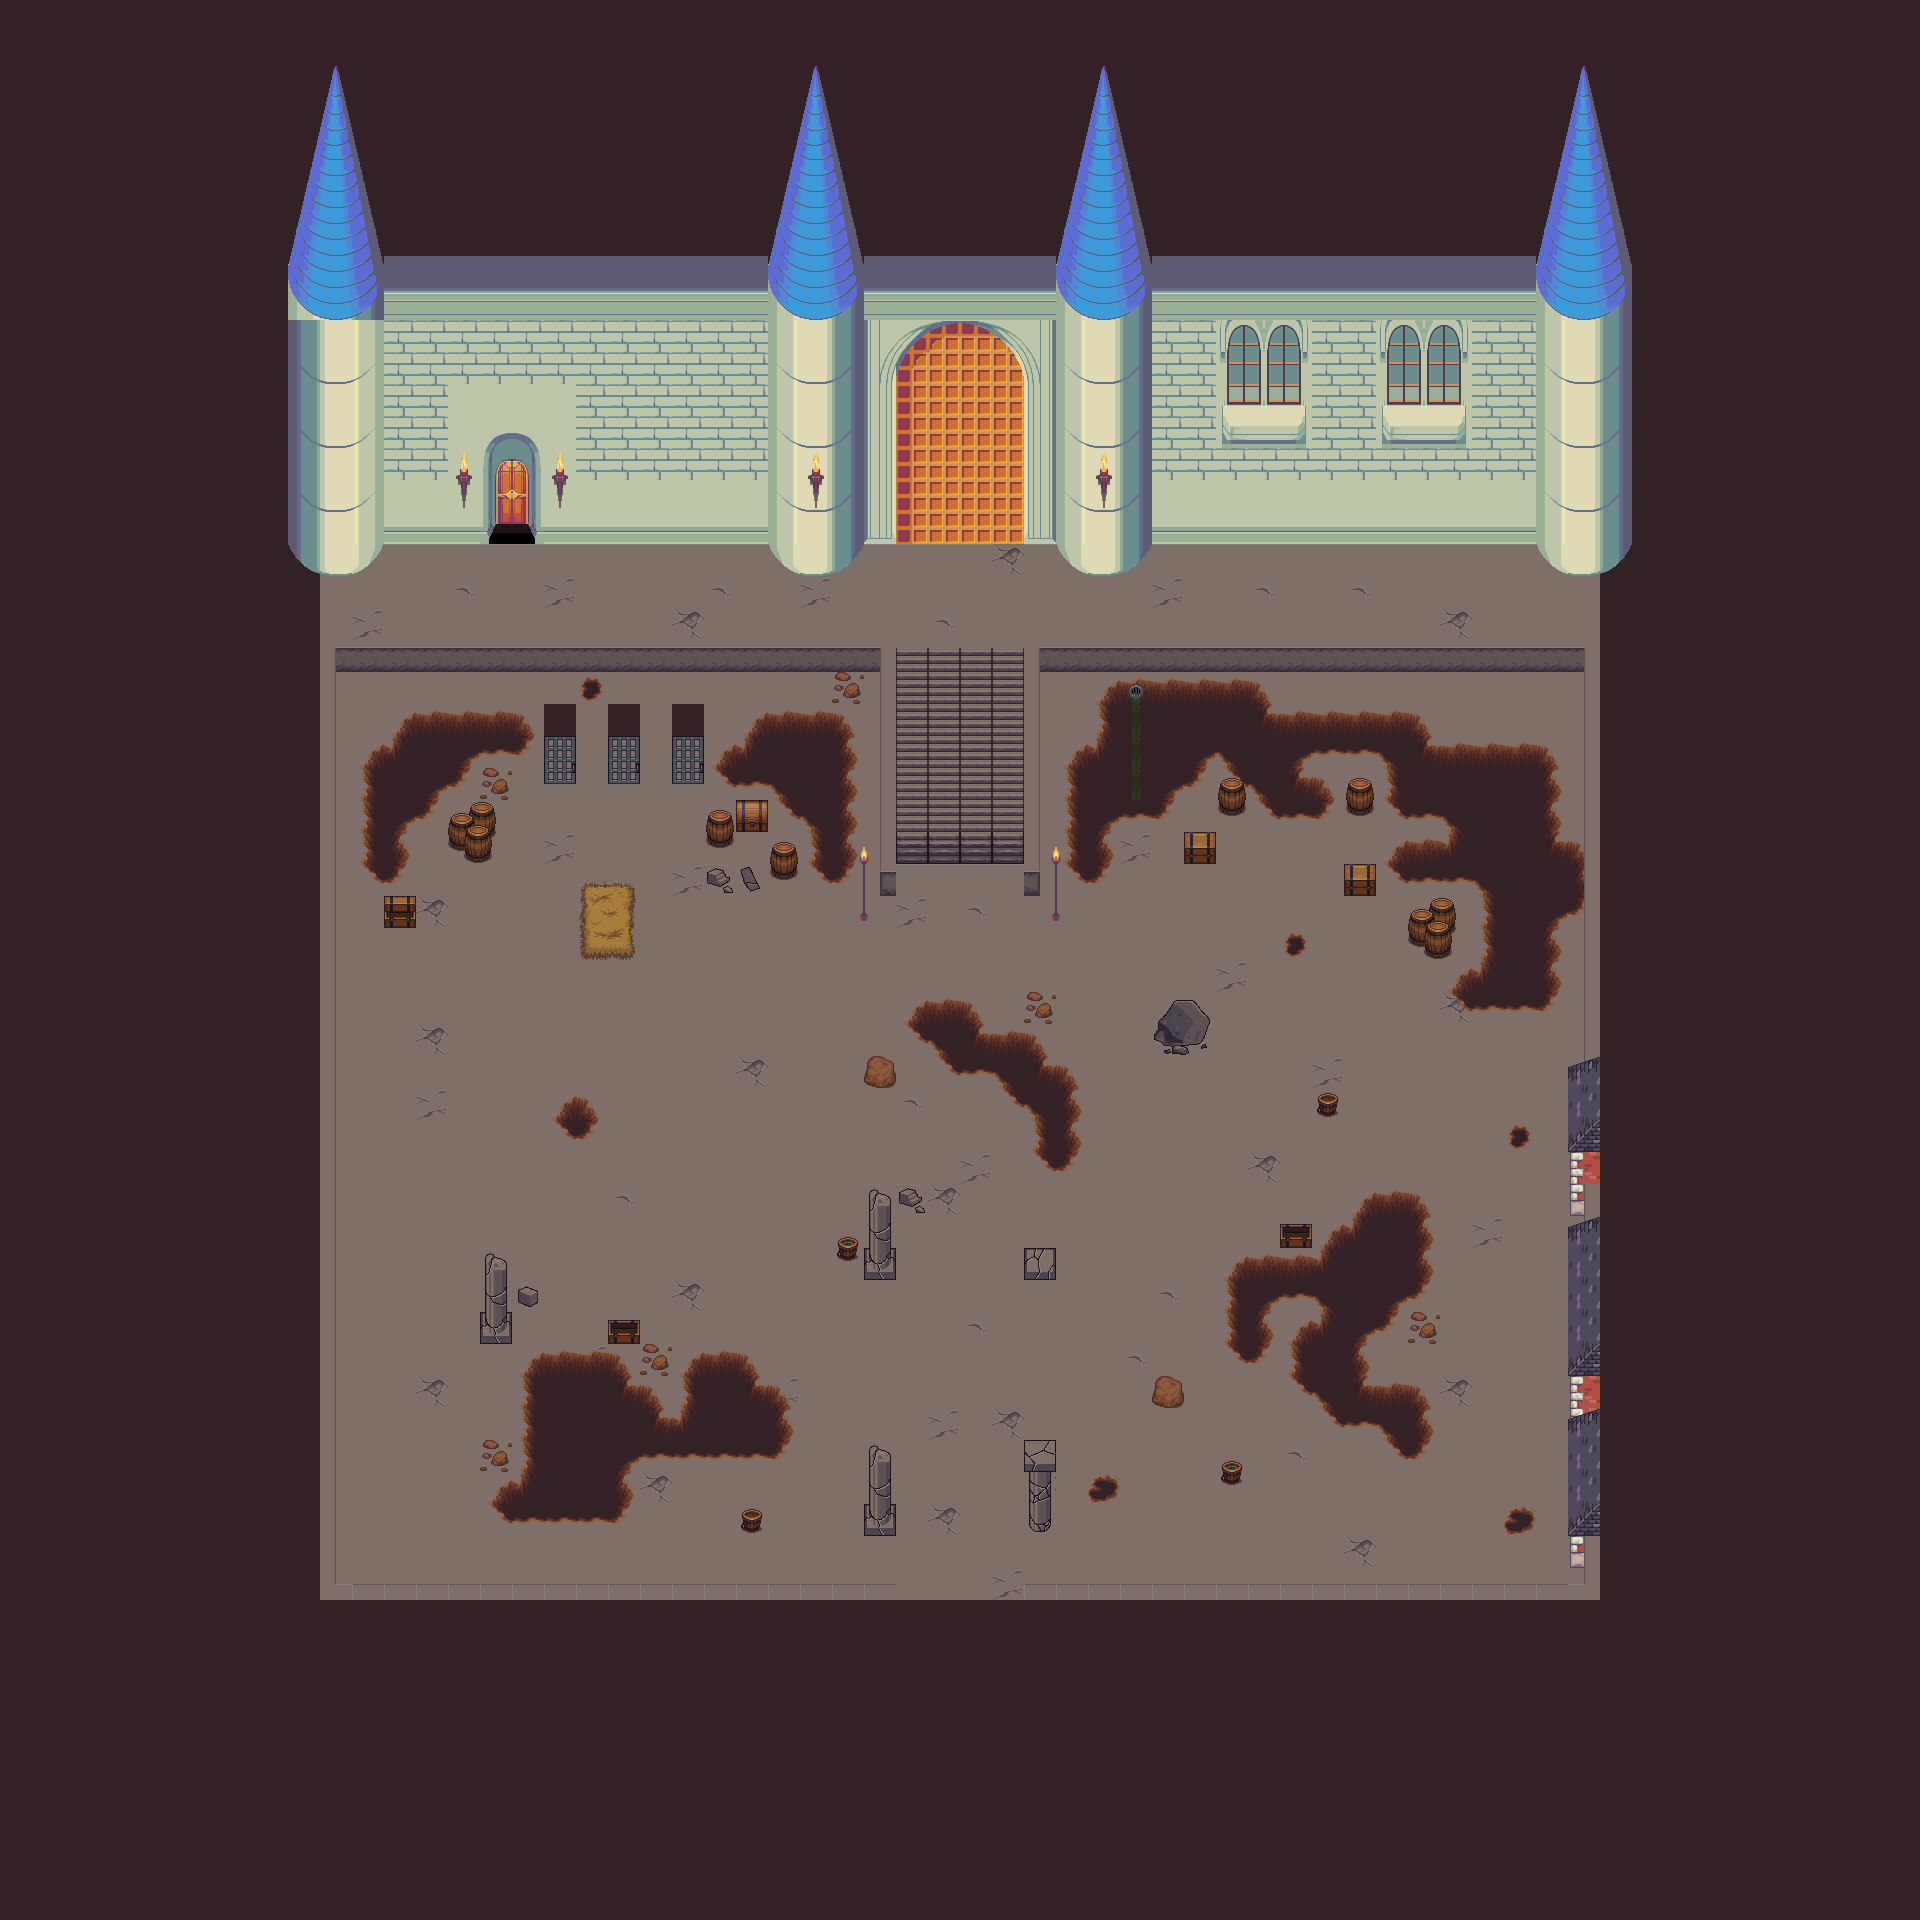

This game map was drawn from its Tiled (.tmx) file and the tilesets committed beside it. A one-line description and the trimmed map source follow:
An orthogonal 60x60 tile map with 32x32 px tiles, 7 tile layers (Tile Layer 1, floor, water, Buildings, ...), 2 tilesets.

<map version="1.10" tiledversion="1.10.2" orientation="orthogonal" renderorder="right-down" width="60" height="60" tilewidth="32" tileheight="32" infinite="0" nextlayerid="11" nextobjectid="1">
 <tileset firstgid="1" source="TileSets/base_out_atlas.tsx" />
 <tileset firstgid="1025" source="TileSets/terrain_atlas.tsx" />
 <layer id="1" name="Tile Layer 1" width="60" height="60">
  <data>[3600 cells, 2280 non-empty, 29 distinct tile ids]</data>
 </layer>
 <layer id="6" name="floor" width="60" height="60">
  <data>[3600 cells, 1113 non-empty, 5 distinct tile ids]</data>
 </layer>
 <layer id="7" name="water" width="60" height="60">
  <data>[3600 cells, 230 non-empty, 14 distinct tile ids]</data>
 </layer>
 <layer id="2" name="Buildings" width="60" height="60">
  <data>[3600 cells, 623 non-empty, 84 distinct tile ids]</data>
 </layer>
 <layer id="5" name="b1" width="60" height="60">
  <data>[3600 cells, 146 non-empty, 44 distinct tile ids]</data>
 </layer>
 <layer id="9" name="b2" width="60" height="60">
  <data>[3600 cells, 14 non-empty, 4 distinct tile ids]</data>
 </layer>
 <layer id="8" name="detail" width="60" height="60">
  <data>[3600 cells, 9 non-empty, 3 distinct tile ids]</data>
 </layer>
</map>
